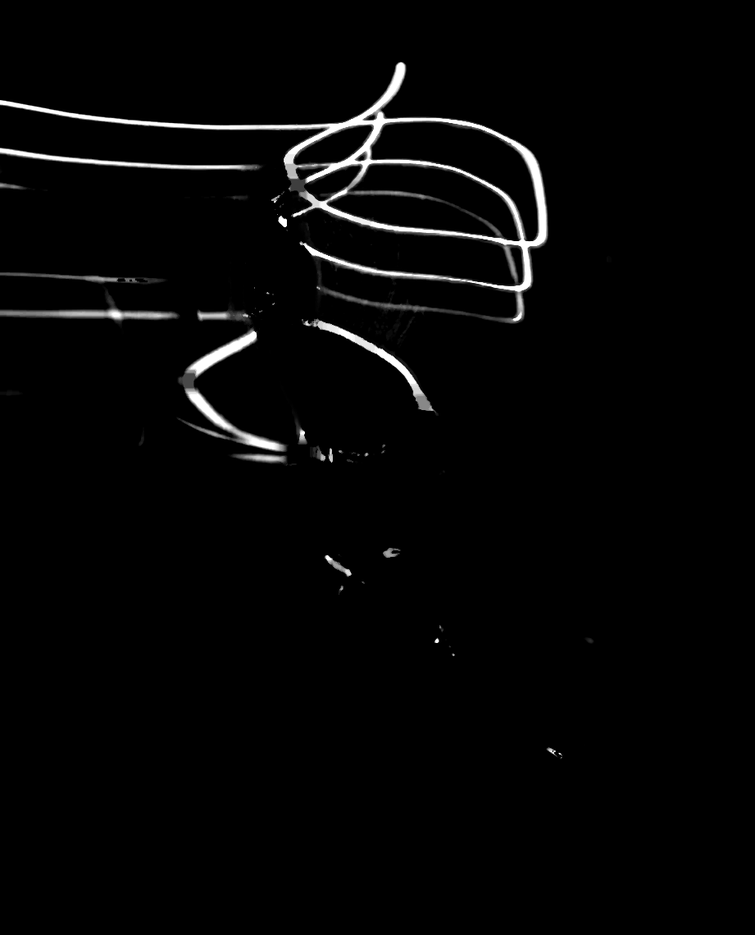
#> input picture grading/assets/trail_redline.png, 755 x 935 px, shrunk from 921 x 1140 before the run
$ python grain.py assets/trail_redline.png out.png
#> lines starting #> are read from the running program, lines starting #| are printed output that depends on the picture
#> in main, im is the input picture: PIL image 755x935 L; min 0, max 255, mean 5.6
### grading/nightlife_grade.py
"""Nightlife colour grade: crushed warm blacks, cream highlights, golden skin,
saturated club lights, crisp local contrast. Keeps the original resolution.

Usage: python nightlife_grade.py input.jpg output.jpg [--strength 1.0]
"""
import argparse
import numpy as np
from PIL import Image


def lum(a):
    return 0.2126 * a[..., 0] + 0.7152 * a[..., 1] + 0.0722 * a[..., 2]


# [43 lines left out: functions _box, blur, rgb_to_hsv, hsv_to_rgb, not called in this run]


# Skin target measured on the flash portraits of the references (HSV):
# hue ~20 deg (peach/rose, not yellow), saturation ~0.40, value ~0.70.
SKIN_HUE, SKIN_SAT, SKIN_VAL = 23.0, 0.44, 0.66
# 0 = keep full original skin detail (no smoothing); glow kept subtle
SKIN_SMOOTH, SKIN_GLOW = 0.0, 0.35
# extra shadow depth (0..1)
SHADOW_DEPTH = 0.35


# [54 lines left out: functions skin_mask, skin_correct, highlight_knee, tone_curve, not called in this run]


# Brighter variant (client: "non scurire troppo"): more exposure, lighter
# shadows, less black crush, brighter skin target.
# Middle ground: not as dark as the default, for well-lit subjects.
MID = dict(exposure=0.0, shadow_depth=0.22, black=0.018, skin_val=0.70, vignette=0.22)
BRIGHT = dict(exposure=0.15, shadow_depth=0.12, black=0.012, skin_val=0.76, vignette=0.15)


# [81 lines left out: functions grade, main, not called in this run]


# [2 lines that do not run on import are left out]

### grading/grain.py
"""Film-like grain (as in the VENUS poster reference): monochrome, slightly
clumpy, strongest in the midtones, lighter in deep blacks and highlights.

Usage: python grain.py input.jpg output.jpg [--amount 0.022] [--size 1.3] [--seed 1]
       [--exif-from orig.jpg]
"""
import argparse
import numpy as np
from PIL import Image

from nightlife_grade import blur, lum


def add_grain(a, amount=0.022, size=1.3, seed=1):
#> called with amount = 0.022, size = 1.3, seed = 1
    h, w, _ = a.shape
#> h = 935; w = 755
    k = max(w, h) / 2000.0
#> k = 0.468
    rng = np.random.default_rng(seed)
    n = rng.normal(0, 1, (h, w))
    if size > 1.0:  # very light clumping only for larger output sizes
        n = 0.7 * n + 0.3 * np.roll(n, 1, 0)
    n /= n.std() + 1e-8
    L = lum(a)
    weight = 0.35 + 0.65 * np.clip(4 * L * (1 - L), 0, 1)   # midtones get the most
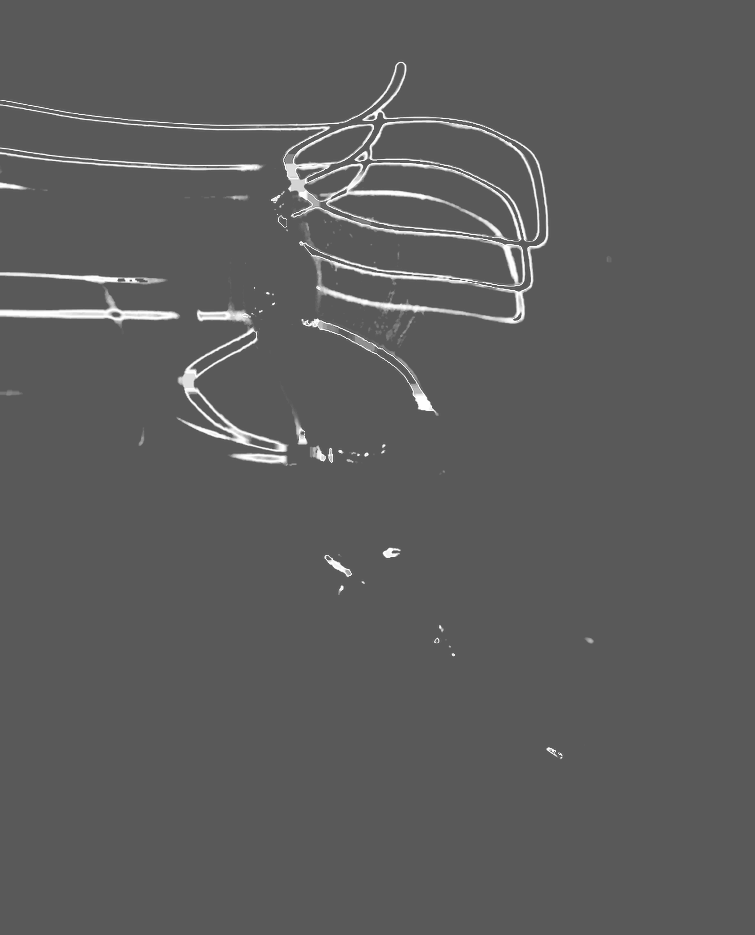
#> weight: shape (935, 755) float64; min 0.35, max 1, mean 0.364
    g = n * amount * weight
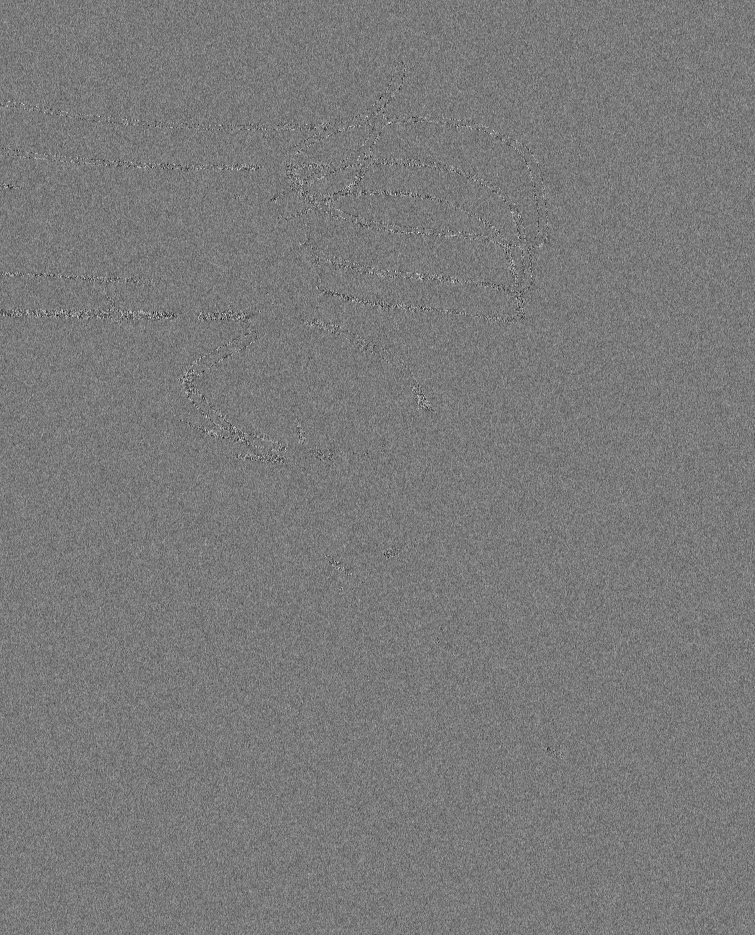
#> g: shape (935, 755) float64; min -0.0774, max 0.0835, mean -1.58e-05; drawn with min black and max white
    return np.clip(a + g[..., None], 0, 1)
#> returned value: shape (935, 755, 3) float64


def main():
    p = argparse.ArgumentParser()
    p.add_argument("input")
    p.add_argument("output")
    p.add_argument("--amount", type=float, default=0.022)
    p.add_argument("--size", type=float, default=1.3)
    p.add_argument("--seed", type=int, default=1)
    p.add_argument("--exif-from")
    args = p.parse_args()
    im = Image.open(args.input)
    a = np.asarray(im.convert("RGB")).astype(np.float64) / 255.0
    out = add_grain(a, args.amount, args.size, args.seed)
    o = Image.fromarray(np.round(out * 255).astype(np.uint8))
    src = Image.open(args.exif_from) if args.exif_from else im
    kw = {k: v for k, v in (("icc_profile", src.info.get("icc_profile")), ("exif", src.info.get("exif"))) if v}
#> kw = 0 items
    if args.output.lower().endswith((".jpg", ".jpeg")):
        kw.update(quality=100, subsampling=0)
    o.save(args.output, **kw)
    print("saved", args.output, o.size)
#| saved out.png (755, 935)


if __name__ == "__main__":
    main()
